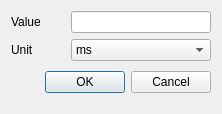
<?xml version="1.0" encoding="UTF-8"?>
<ui version="4.0">
 <class>Dialog_ProcessSetting_Wait</class>
 <widget class="QDialog" name="Dialog_ProcessSetting_Wait">
  <property name="geometry">
   <rect>
    <x>0</x>
    <y>0</y>
    <width>222</width>
    <height>114</height>
   </rect>
  </property>
  <property name="windowTitle">
   <string>Wait Process Setting</string>
  </property>
  <layout class="QFormLayout" name="formLayout">
   <property name="horizontalSpacing">
    <number>30</number>
   </property>
   <item row="0" column="0">
    <widget class="QLabel" name="label_Wait_Value">
     <property name="text">
      <string>Value</string>
     </property>
    </widget>
   </item>
   <item row="0" column="1">
    <widget class="QLineEdit" name="lineEdit_Wait_Value"/>
   </item>
   <item row="1" column="0">
    <widget class="QLabel" name="label_Wait_Unit">
     <property name="text">
      <string>Unit</string>
     </property>
    </widget>
   </item>
   <item row="1" column="1">
    <widget class="QComboBox" name="comboBox_Wait_Unit">
     <item>
      <property name="text">
       <string>ms</string>
      </property>
     </item>
     <item>
      <property name="text">
       <string>s</string>
      </property>
     </item>
     <item>
      <property name="text">
       <string>min</string>
      </property>
     </item>
    </widget>
   </item>
   <item row="2" column="0" colspan="2">
    <layout class="QHBoxLayout" name="Buttons_Wait">
     <property name="spacing">
      <number>6</number>
     </property>
     <property name="leftMargin">
      <number>0</number>
     </property>
     <property name="topMargin">
      <number>0</number>
     </property>
     <property name="rightMargin">
      <number>0</number>
     </property>
     <property name="bottomMargin">
      <number>0</number>
     </property>
     <item>
      <spacer>
       <property name="orientation">
        <enum>Qt::Horizontal</enum>
       </property>
       <property name="sizeHint" stdset="0">
        <size>
         <width>131</width>
         <height>31</height>
        </size>
       </property>
      </spacer>
     </item>
     <item>
      <widget class="QPushButton" name="Button_Wait_OK">
       <property name="text">
        <string>OK</string>
       </property>
      </widget>
     </item>
     <item>
      <widget class="QPushButton" name="Button_Wait_Cancel">
       <property name="text">
        <string>Cancel</string>
       </property>
      </widget>
     </item>
    </layout>
   </item>
  </layout>
 </widget>
 <resources/>
 <connections/>
</ui>
